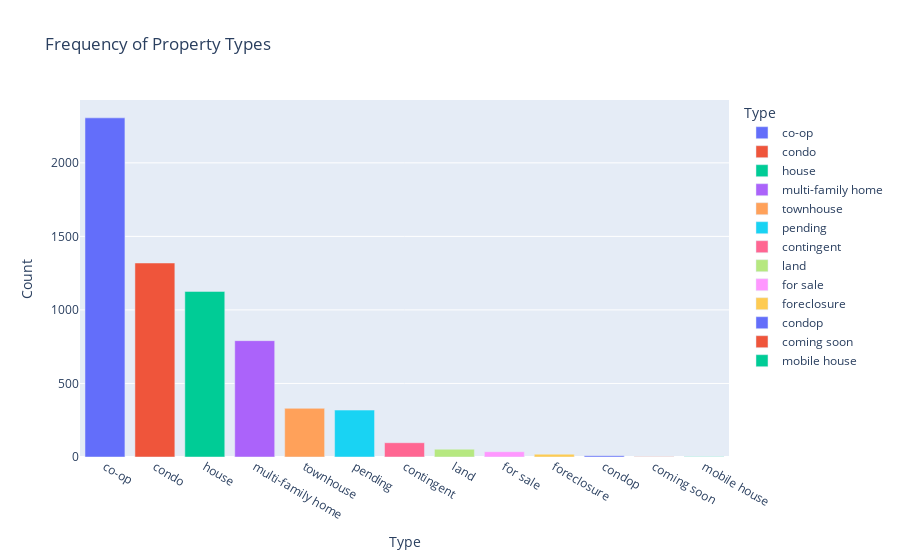

Notebook code for this chart:
### Code cell
import plotly.express as px

# Perform value counts and reset index
type_counts = data['TYPE'].value_counts().reset_index()

# Explicitly name the columns
type_counts.columns = ['Type', 'Count']

# Create the bar chart with different colors for each property type
fig_bar = px.bar(type_counts, x='Type', y='Count', color='Type', 
                 title='Frequency of Property Types',
                 color_discrete_sequence=px.colors.qualitative.Plotly)  # Use Plotly's qualitative color sequence

fig_bar.show()

### Figure 1 — Plotly figure (JSON) as saved in the notebook; plotly's stock layout.template omitted (floating-point values rounded to 4 significant figures)
{"data": [{"alignmentgroup": "True", "hovertemplate": "Type=%{x}<br>Count=%{y}<extra></extra>", "legendgroup": "co-op", "marker": {"color": "#636EFA", "pattern": {"shape": ""}}, "name": "co-op", "offsetgroup": "co-op", "orientation": "v", "showlegend": true, "textposition": "auto", "type": "bar", "x": ["co-op"], "xaxis": "x", "y": [2306], "yaxis": "y"}, {"alignmentgroup": "True", "hovertemplate": "Type=%{x}<br>Count=%{y}<extra></extra>", "legendgroup": "condo", "marker": {"color": "#EF553B", "pattern": {"shape": ""}}, "name": "condo", "offsetgroup": "condo", "orientation": "v", "showlegend": true, "textposition": "auto", "type": "bar", "x": ["condo"], "xaxis": "x", "y": [1319], "yaxis": "y"}, {"alignmentgroup": "True", "hovertemplate": "Type=%{x}<br>Count=%{y}<extra></extra>", "legendgroup": "house", "marker": {"color": "#00CC96", "pattern": {"shape": ""}}, "name": "house", "offsetgroup": "house", "orientation": "v", "showlegend": true, "textposition": "auto", "type": "bar", "x": ["house"], "xaxis": "x", "y": [1126], "yaxis": "y"}, {"alignmentgroup": "True", "hovertemplate": "Type=%{x}<br>Count=%{y}<extra></extra>", "legendgroup": "multi-family home", "marker": {"color": "#AB63FA", "pattern": {"shape": ""}}, "name": "multi-family home", "offsetgroup": "multi-family home", "orientation": "v", "showlegend": true, "textposition": "auto", "type": "bar", "x": ["multi-family home"], "xaxis": "x", "y": [791], "yaxis": "y"}, {"alignmentgroup": "True", "hovertemplate": "Type=%{x}<br>Count=%{y}<extra></extra>", "legendgroup": "townhouse", "marker": {"color": "#FFA15A", "pattern": {"shape": ""}}, "name": "townhouse", "offsetgroup": "townhouse", "orientation": "v", "showlegend": true, "textposition": "auto", "type": "bar", "x": ["townhouse"], "xaxis": "x", "y": [331], "yaxis": "y"}, {"alignmentgroup": "True", "hovertemplate": "Type=%{x}<br>Count=%{y}<extra></extra>", "legendgroup": "pending", "marker": {"color": "#19D3F3", "pattern": {"shape": ""}}, "name": "pending", "offsetgroup": "pending", "orientation": "v", "showlegend": true, "textposition": "auto", "type": "bar", "x": ["pending"], "xaxis": "x", "y": [319], "yaxis": "y"}, {"alignmentgroup": "True", "hovertemplate": "Type=%{x}<br>Count=%{y}<extra></extra>", "legendgroup": "contingent", "marker": {"color": "#FF6692", "pattern": {"shape": ""}}, "name": "contingent", "offsetgroup": "contingent", "orientation": "v", "showlegend": true, "textposition": "auto", "type": "bar", "x": ["contingent"], "xaxis": "x", "y": [97], "yaxis": "y"}, {"alignmentgroup": "True", "hovertemplate": "Type=%{x}<br>Count=%{y}<extra></extra>", "legendgroup": "land", "marker": {"color": "#B6E880", "pattern": {"shape": ""}}, "name": "land", "offsetgroup": "land", "orientation": "v", "showlegend": true, "textposition": "auto", "type": "bar", "x": ["land"], "xaxis": "x", "y": [53], "yaxis": "y"}, {"alignmentgroup": "True", "hovertemplate": "Type=%{x}<br>Count=%{y}<extra></extra>", "legendgroup": "for sale", "marker": {"color": "#FF97FF", "pattern": {"shape": ""}}, "name": "for sale", "offsetgroup": "for sale", "orientation": "v", "showlegend": true, "textposition": "auto", "type": "bar", "x": ["for sale"], "xaxis": "x", "y": [36], "yaxis": "y"}, {"alignmentgroup": "True", "hovertemplate": "Type=%{x}<br>Count=%{y}<extra></extra>", "legendgroup": "foreclosure", "marker": {"color": "#FECB52", "pattern": {"shape": ""}}, "name": "foreclosure", "offsetgroup": "foreclosure", "orientation": "v", "showlegend": true, "textposition": "auto", "type": "bar", "x": ["foreclosure"], "xaxis": "x", "y": [19], "yaxis": "y"}, {"alignmentgroup": "True", "hovertemplate": "Type=%{x}<br>Count=%{y}<extra></extra>", "legendgroup": "condop", "marker": {"color": "#636EFA", "pattern": {"shape": ""}}, "name": "condop", "offsetgroup": "condop", "orientation": "v", "showlegend": true, "textposition": "auto", "type": "bar", "x": ["condop"], "xaxis": "x", "y": [9], "yaxis": "y"}, {"alignmentgroup": "True", "hovertemplate": "Type=%{x}<br>Count=%{y}<extra></extra>", "legendgroup": "coming soon", "marker": {"color": "#EF553B", "pattern": {"shape": ""}}, "name": "coming soon", "offsetgroup": "coming soon", "orientation": "v", "showlegend": true, "textposition": "auto", "type": "bar", "x": ["coming soon"], "xaxis": "x", "y": [2], "yaxis": "y"}, {"alignmentgroup": "True", "hovertemplate": "Type=%{x}<br>Count=%{y}<extra></extra>", "legendgroup": "mobile house", "marker": {"color": "#00CC96", "pattern": {"shape": ""}}, "name": "mobile house", "offsetgroup": "mobile house", "orientation": "v", "showlegend": true, "textposition": "auto", "type": "bar", "x": ["mobile house"], "xaxis": "x", "y": [1], "yaxis": "y"}], "layout": {"barmode": "relative", "legend": {"title": {"text": "Type"}, "tracegroupgap": 0}, "title": {"text": "Frequency of Property Types"}, "xaxis": {"anchor": "y", "categoryarray": ["co-op", "condo", "house", "multi-family home", "townhouse", "pending", "contingent", "land", "for sale", "foreclosure", "condop", "coming soon", "mobile house"], "categoryorder": "array", "domain": [0, 1], "title": {"text": "Type"}}, "yaxis": {"anchor": "x", "domain": [0, 1], "title": {"text": "Count"}}}}
